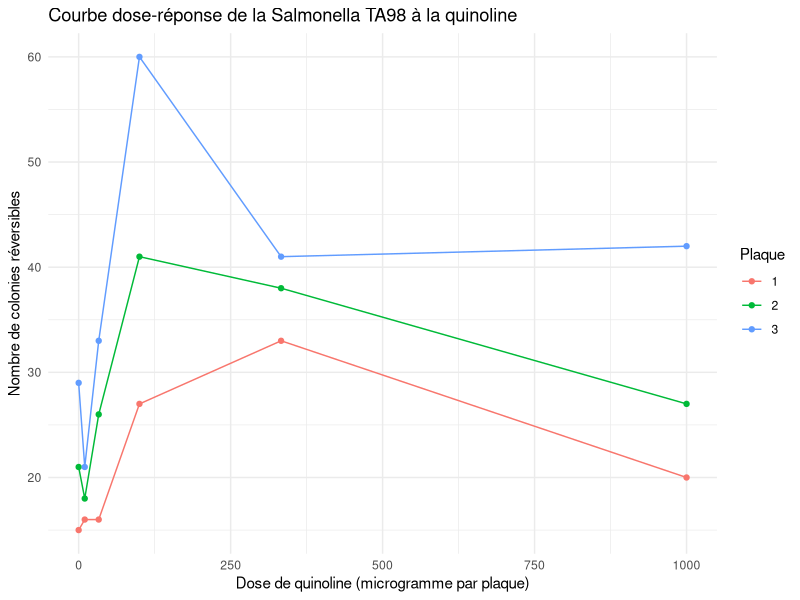
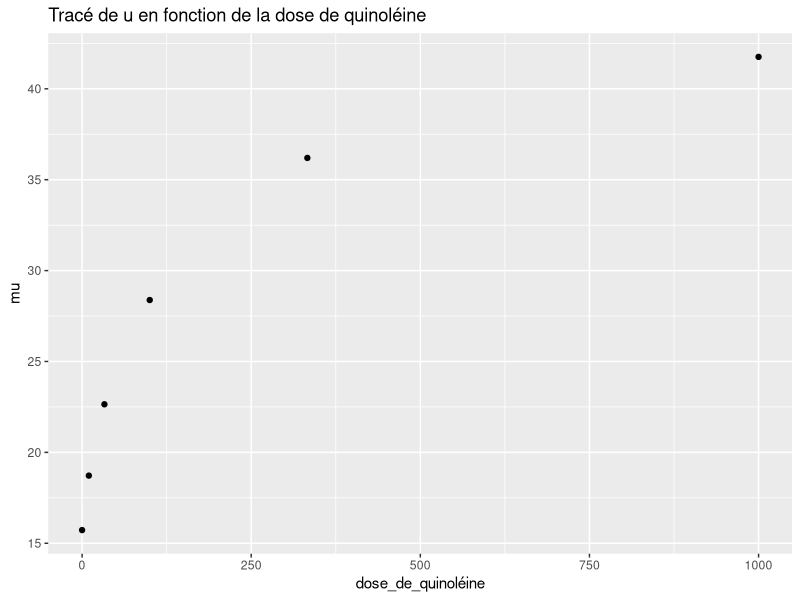

Recreate these plots in R, in order.
## ---- chunk 1
# Charger la bibliothèque ggplot2
library(ggplot2)

# Données
y <- matrix(c(15, 21, 29,
              16, 18, 21,
              16, 26, 33,
              27, 41, 60,
              33, 38, 41,
              20, 27, 42), ncol = 3, byrow = TRUE)

x <- c(0, 10, 33, 100, 333, 1000)

# Transformer les données en un dataframe
data <- data.frame(x = rep(x, times = ncol(y)), y = c(y), Plate = factor(rep(1:ncol(y), each = nrow(y))))

# Tracer
ggplot(data, aes(x = x, y = y)) +
  geom_point(aes(color = Plate)) +
  geom_line(aes(group = Plate, color = Plate)) +
  labs(x = "Dose de quinoline (microgramme par plaque)", y = "Nombre de colonies réversibles", color = "Plaque") +
  ggtitle("Courbe dose-réponse de la Salmonella TA98 à la quinoline") +
  theme_minimal()

## ---- chunk 2
library(knitr)
library(ggplot2)

dose_de_quinoléine = c(0, 10, 33, 100, 333, 1000)
alpha_mean = 2.16935
beta_mean = 0.2544539
gamma_mean = -1.978e-4
lambda_mean = 0.00004596

mu <- exp(alpha_mean + beta_mean * log(dose_de_quinoléine+10) + gamma_mean * dose_de_quinoléine + lambda_mean)

# Fusionner les tableaux x et y
data <- data.frame(dose = dose_de_quinoléine, mu = mu)

# Afficher le tableau
kable(data, caption = "Tableau de mu en fonction de la dose de quinoléine", format = "latex")

# Tracer le graphique
ggplot(data, aes(x = dose_de_quinoléine, y = mu)) +
  geom_point() +
  labs(x = "dose_de_quinoléine", y = "mu") +
  ggtitle("Tracé de u en fonction de la dose de quinoléine")
